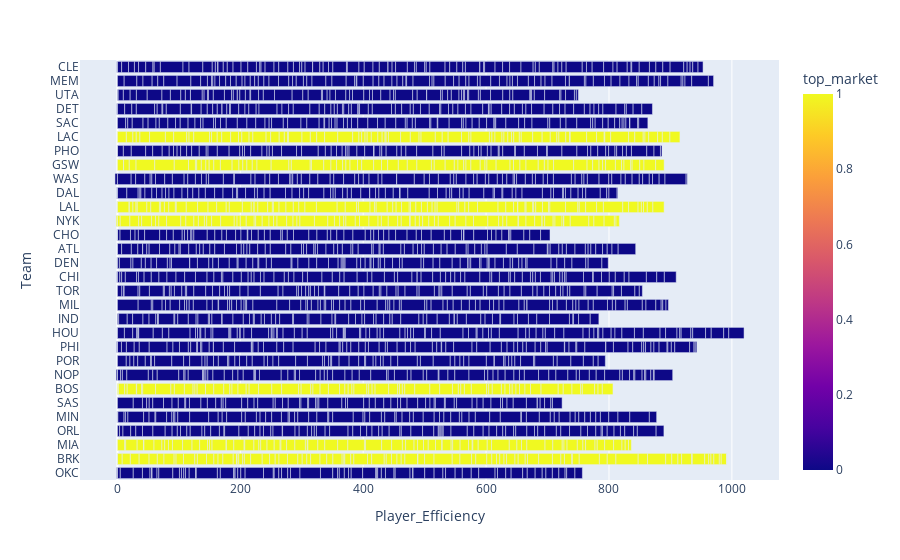

The notebook cell saved with this chart:
### Markdown cell above
One part of our hypothesis is that we seek players in big markets. But does market size impact player performance?

### Code cell
df = stats
fig = px.bar(df, y="Team", x="Player_Efficiency", color='top_market')
fig.show()

### Figure 1 — Plotly figure (JSON) as saved in the notebook; plotly's stock layout.template omitted (floating-point values rounded to 4 significant figures; data arrays with more than 128 entries replaced by an {"elided": "..."} marker saying what was removed)
{"data": [{"alignmentgroup": "True", "hovertemplate": "Player_Efficiency=%{x}<br>Team=%{y}<br>top_market=%{marker.color}<extra></extra>", "legendgroup": "", "marker": {"color": {"elided": "2444 int values"}, "coloraxis": "coloraxis", "pattern": {"shape": ""}}, "name": "", "offsetgroup": "", "orientation": "h", "showlegend": false, "textposition": "auto", "type": "bar", "x": {"elided": "2444 float values"}, "xaxis": "x", "y": {"elided": "2444 str values"}, "yaxis": "y"}], "layout": {"barmode": "relative", "coloraxis": {"colorbar": {"title": {"text": "top_market"}}, "colorscale": [[0, "#0d0887"], [0.1111, "#46039f"], [0.2222, "#7201a8"], [0.3333, "#9c179e"], [0.4444, "#bd3786"], [0.5556, "#d8576b"], [0.6667, "#ed7953"], [0.7778, "#fb9f3a"], [0.8889, "#fdca26"], [1, "#f0f921"]]}, "legend": {"tracegroupgap": 0}, "margin": {"t": 60}, "xaxis": {"anchor": "y", "domain": [0, 1], "title": {"text": "Player_Efficiency"}}, "yaxis": {"anchor": "x", "domain": [0, 1], "title": {"text": "Team"}}}}
